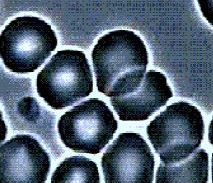
#> input picture blood_cells_v2_10_shtuk.jpg, 213 x 183 px
$ python main_v11.py
#> lines starting #> are read from the running program, lines starting #| are printed output that depends on the picture; after the words box and inside, x2 and y2 are one past the last pixel; in counts of white or black regions, pixels touching at a corner belong together
import numpy as np
import matplotlib.pyplot as plt
from scipy.ndimage.morphology import binary_erosion, binary_dilation
from scipy.ndimage.measurements import label
import cv2 as cv2

#TRESHOLD = 190  # original
TRESHOLD = 192
#ROI = np.s_[600:700, 600:700]  # original
ROI = np.s_[400:500, 400:500]


def rgb2gray(rgb):
    return np.dot(rgb[..., :3], [0.299, 0.587, 0.114]).astype(int)


blood_cells = plt.imread('blood_cells_v2_10_shtuk.jpg')
#> blood_cells is the input picture: shape (183, 213, 3); mean R, G, B 83.6, 99, 115
#blood_cells = plt.imread('blood_cells.jpg')  # original
#blood_cells = plt.imread('spoons_v5.jpg')

#blood_cells = plt.imread('blood_cells_v3.jpg')

blood_cells_gray = rgb2gray(blood_cells)  # original
#> in rgb2gray, `return np.dot(rgb[..., :3], [0.299, 0.587, 0.114]).astype(int)`:
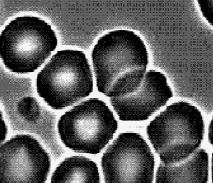
#> returned value: shape (183, 213) int64; min 0, max 254, mean 95.7
#blood_cells_gray = cv2.cvtColor(blood_cells, cv2.COLOR_BGR2GRAY)

'''

plt.subplot(221)
plt.title('Grayscale')
#plt.imshow(blood_cells_gray[ROI], cmap='gray')  # original
plt.imshow(blood_cells_gray, cmap='gray')


blood_cells_binary = blood_cells_gray < TRESHOLD
_, num_features = label(blood_cells_binary)
plt.subplot(222)
plt.title(f'Binarized. Cells: {num_features}')
#plt.imshow(blood_cells_binary[ROI], cmap='gray')  # original
plt.imshow(blood_cells_binary, cmap='gray')

blood_cells_binary = binary_erosion(blood_cells_binary)
_, num_features = label(blood_cells_binary)
plt.subplot(223)
plt.title(f'Eroded. Cells: {num_features}')
#plt.imshow(blood_cells_binary[ROI], cmap='gray')  # original
plt.imshow(blood_cells_binary, cmap='gray')
#plt.savefig('eroded.jpg')

blood_cells_binary = binary_dilation(blood_cells_binary)
_, num_features = label(blood_cells_binary)
plt.subplot(224)
plt.title(f'Dilated. Cells: {num_features}')
#plt.imshow(blood_cells_binary[ROI], cmap='gray')  # original
plt.imshow(blood_cells_binary, cmap='gray')

plt.savefig('eroded.jpg', pad_inches=0)
'''

#'''

blood_cells_binary = blood_cells_gray < TRESHOLD
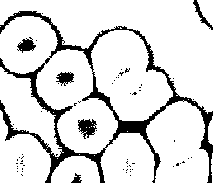
#> blood_cells_binary: shape (183, 213) bool; 86.6% white; 65 black regions (59 under 20 px), largest, box (x1, y1, x2, y2) and area: (0, 11, 213, 183) 4339, (78, 119, 97, 139) 231, (17, 37, 36, 53) 166, (56, 72, 74, 86) 156, (193, 0, 213, 30) 131, (71, 173, 82, 183) 57
_, num_features = label(blood_cells_binary)
#> num_features = 62


blood_cells_binary = binary_erosion(blood_cells_binary)
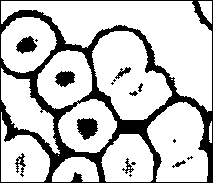
#> blood_cells_binary: shape (183, 213) bool; 78.3% white; 17 black regions (7 under 20 px), largest, box (x1, y1, x2, y2) and area: (0, 0, 213, 183) 7309, (77, 118, 98, 140) 332, (16, 36, 37, 54) 235
_, num_features = label(blood_cells_binary)
#> num_features = 25


plt.axis('off')
margins = {
    "left"   : 10.0,
    "bottom" : 10.0,
    "right"  : 10.0,
    "top"    : 10.0
}
plt.imshow(blood_cells_binary, cmap='gray')
plt.savefig('eroded_10.jpg', pad_inches=0)


#'''

print('type of blood_cells_binary = ', type(blood_cells_binary))
#| type of blood_cells_binary =  <class 'numpy.ndarray'>

'''

image = cv2.imread('eroded_10.jpg', cv2.IMREAD_GRAYSCALE)
print('type of imread image = ', type(image))

blured = cv2.GaussianBlur(image, (3, 3), 0)

# Находим границы с помощью детектора Кэнни
#edges = cv2.Canny(blured, 100, 200)
#plt.imshow(edges, cmap='gray')

edges = cv2.findContours(cv2.UMat(image), cv2.RETR_EXTERNAL, cv2.CHAIN_APPROX_SIMPLE)

circles = cv2.HoughCircles(edges, cv2.HOUGH_GRADIENT, 1, 20, param1=50, param2=20, minRadius=5, maxRadius=70)
circles = np.uint16(np.around(circles))

j = 0
for i in circles[0, :]:
    j += 1
    # рисуем внешнюю окружность
    cv2.circle(image, (i[0], i[1]), i[2], (0, 255, 0), 2)
    # рисуем центр окружности
    cv2.circle(image, (i[0], i[1]), 2, (0, 0, 255), 3)
print("Число монет : ", j)
plt.imshow(image, cmap='gray')
'''


plt.show()

$ run again, with blood_cells_v2_6_shtuk.jpg copied over blood_cells_v2_10_shtuk.jpg
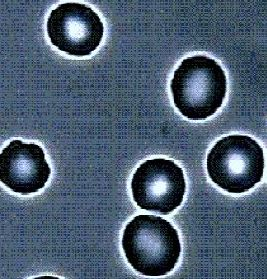
#> input picture blood_cells_v2_6_shtuk.jpg, 267 x 279 px
#> blood_cells is the input picture: shape (279, 267, 3); mean R, G, B 76.6, 94.2, 113
#> `blood_cells_binary = blood_cells_gray < TRESHOLD`:
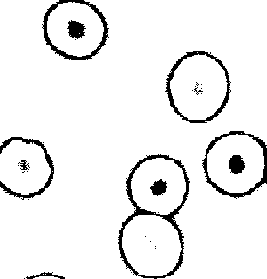
#> blood_cells_binary: shape (279, 267) bool; 93.5% white; 32 black regions (21 under 20 px), largest, box (x1, y1, x2, y2) and area: (118, 154, 190, 279) 1288, (42, 0, 109, 60) 735, (202, 131, 267, 199) 717
#> `_, num_features = label(blood_cells_binary)`: num_features = 38
#> `blood_cells_binary = binary_erosion(blood_cells_binary)`:
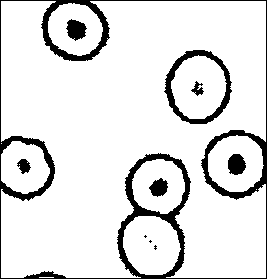
#> blood_cells_binary: shape (279, 267) bool; 88.7% white; 10 black regions (3 under 20 px), largest, box (x1, y1, x2, y2) and area: (0, 0, 267, 279) 6209, (164, 50, 232, 124) 1132, (66, 19, 87, 41) 309
#> `_, num_features = label(blood_cells_binary)`: num_features = 16
#| type of blood_cells_binary =  <class 'numpy.ndarray'>
